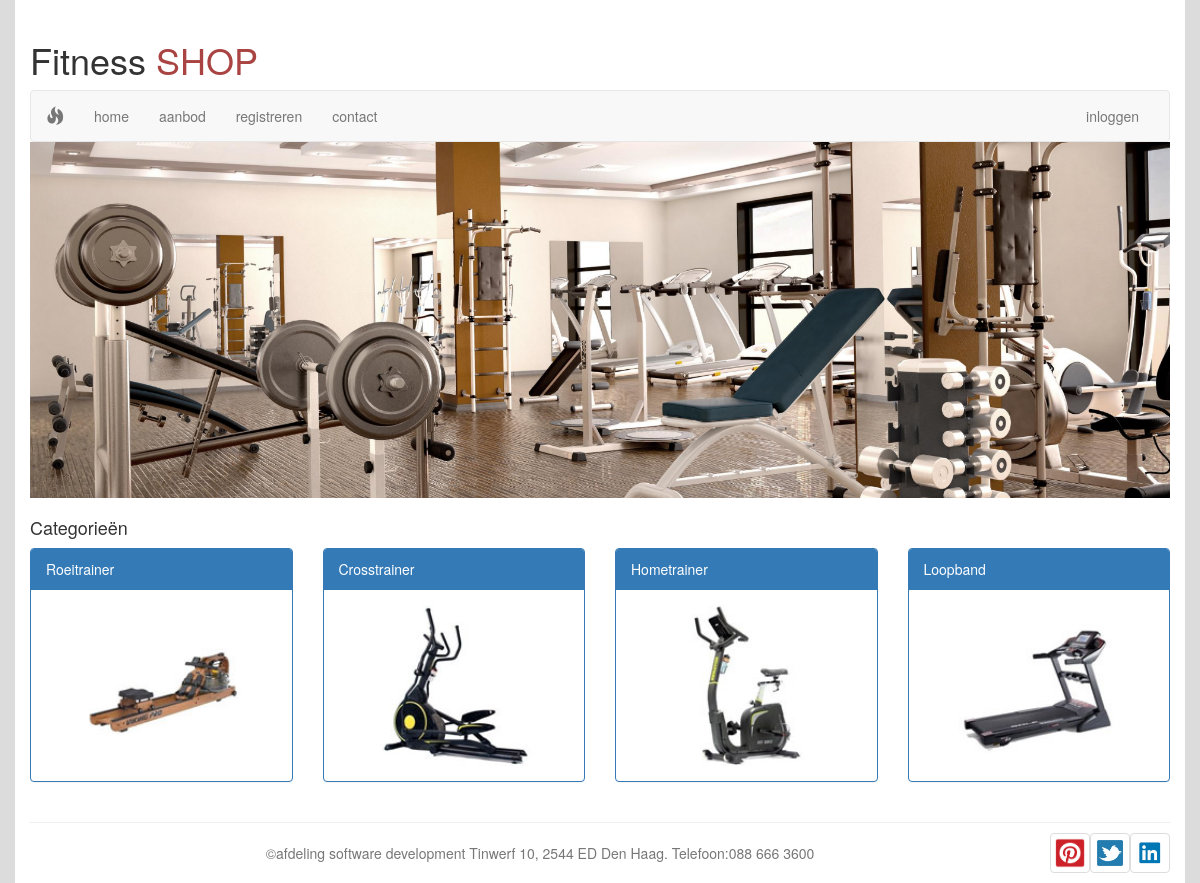
The page /categories on the database its author committed.
### tables this page shows
CREATE TABLE `category` (
  `id` int(11) NOT NULL,
  `name` varchar(255) NOT NULL,
  `picture` varchar(255) NOT NULL,
  `description` text NOT NULL
);

### Modules/Categories.php (called while the page is built, shortened)
<?php
    function getCategories()
    {
        GLOBAL $pdo;
        $categories=$pdo->query('SELECT * FROM category')->fetchAll(PDO::FETCH_CLASS,'Category');
        return $categories;
    }

### Templates/categories.php (the view, shortened to what this page needs)
<!DOCTYPE html>
<html>
    <head>
        <link rel="stylesheet" href='/healthone/public/css/bootstrap.min.css' />
    </head>
    <body style="background-color: gainsboro">
        <div class="container" style="background-color: white">
            <?php
            include_once ('defaults/header.php');
            include_once ('defaults/menu.php');
            include_once ('defaults/pictures.php');
            ?>
            <h4>Categorieën</h4>
            <div class="row">
                <?php GLOBAL $categories?>
                <?php foreach ($categories as $category): ?>
                <div class="col-sm-4 col-md-3">
                    <div class="panel panel-primary">
                        <div class="panel-heading"><?=$category->name?></div>
                        <a href="products/<?=$category->id?>">
                            <div class="panel-body">
                                <img class="img-responsive center-block" style="width:70%" src='/healthone/public/img/<?= $category->picture ?>' />
                            </div>
                        </a>
                    </div>
                </div>
                <?php endforeach;?>
            </div>
            <hr>
            <?php
            include_once ('defaults/footer.php');
            ?>
        </div>
    </body>
</html>

### rows shown on the page
category: name "Roeitrainer", picture (picture)
category: name "Crosstrainer", picture (picture)
category: name "Hometrainer", picture (picture)
category: name "Loopband", picture (picture)
